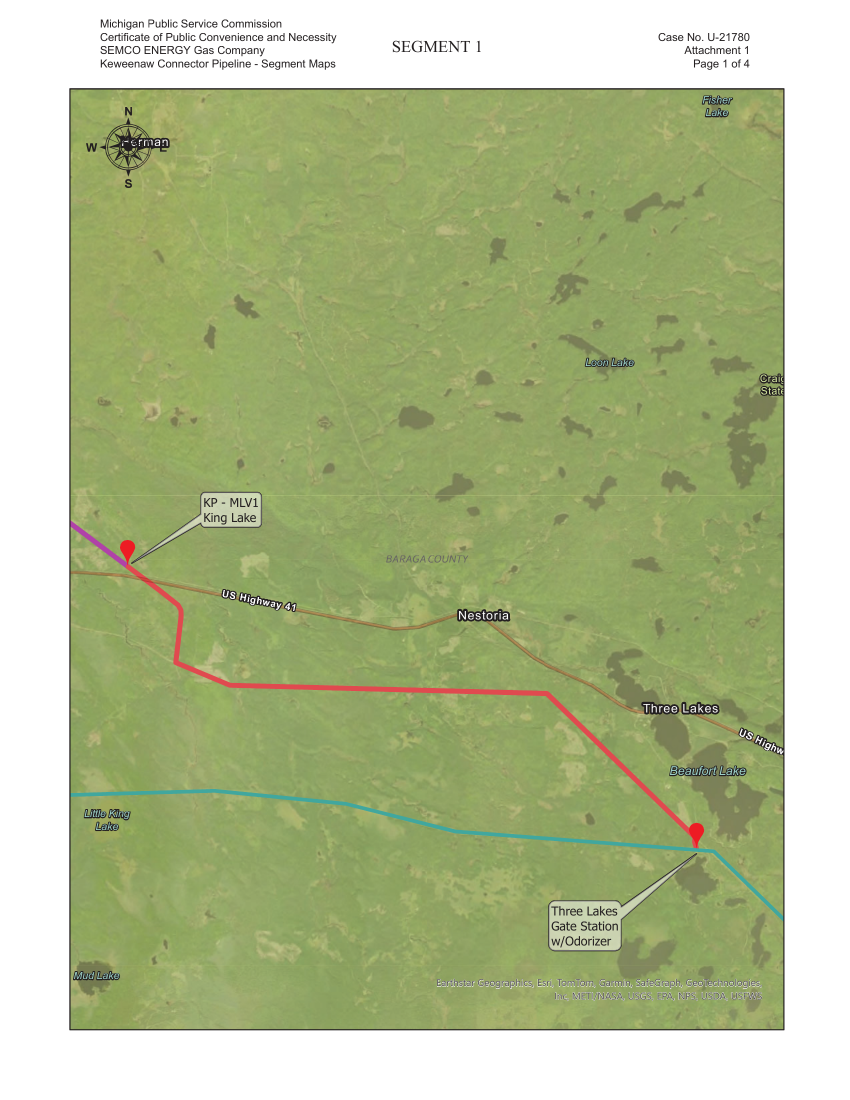
#> input picture batches/united-states-gas/staging/route-creation-newrows-20261020/traces/P8241/pg-17.png, 1700 x 2200 px (shown at 1/2 size); its folder holds 4 pictures in this run
$ python stitch_offsets.py
#> lines starting #> are read from the running program, lines starting #| are printed output that depends on the picture
"""Estimate translation between adjacent plat sheets (200 dpi renders) by matching satellite patches.
Masks out saturated pipeline/overlay colors, matches several patches in the overlap, reports the spread."""
import sys, numpy as np
from PIL import Image
from skimage.feature import match_template
from skimage.color import rgb2gray
def load(p):
#> called with p = 'pg-17.png'
    return np.asarray(Image.open(p).convert('RGB')).astype(float)/255
def gray(a): return rgb2gray(a)
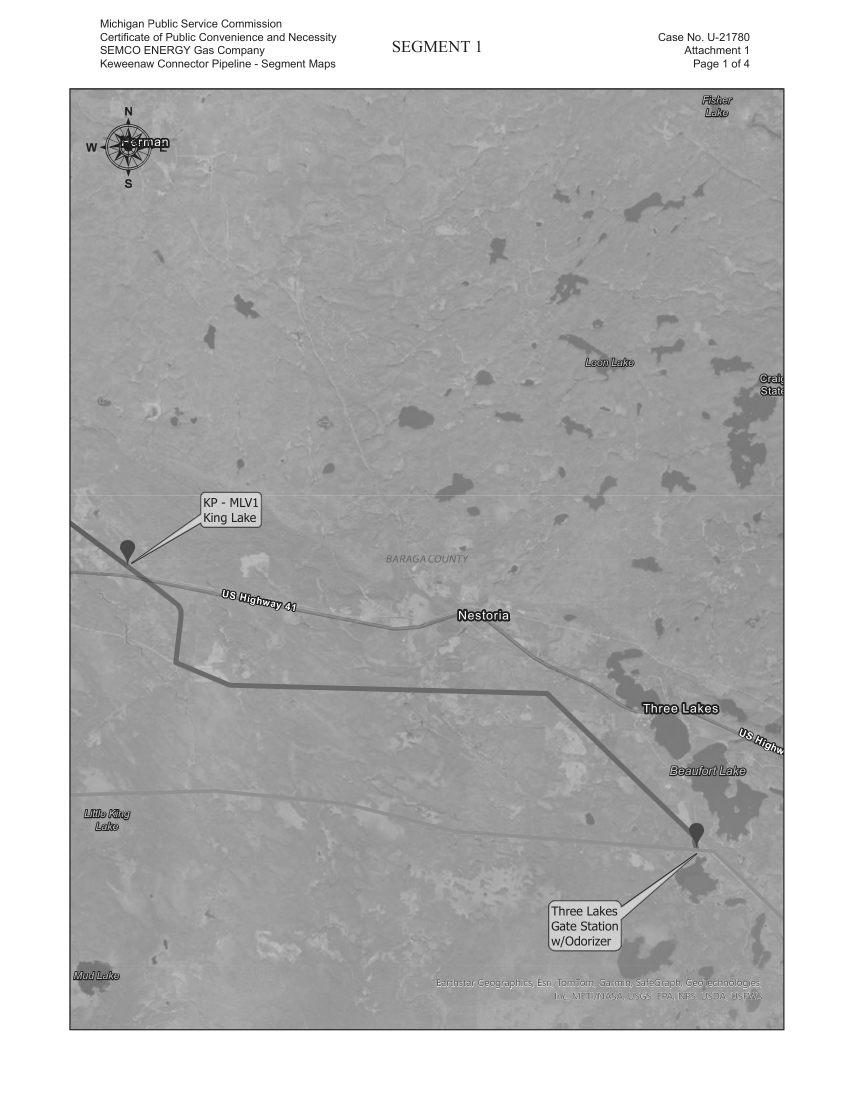
#> returned value: shape (2200, 1700) float64 (shown at 1/2 size); min 0.125, max 1, mean 0.714
# approximate offsets (page B coords = page A coords + d) from valve markers, in 200 dpi px
pairs={('17','18'):(957,173),('18','19'):(653,780),('19','20'):(187,1060)}
# frame interior at 200 dpi: x 140..1568, y 177..2060
res={}
for (a,b),d in pairs.items():
    A=gray(load(f'pg-{a}.png')); B=gray(load(f'pg-{b}.png'))
#> call 2 of load, with p = 'pg-18.png'
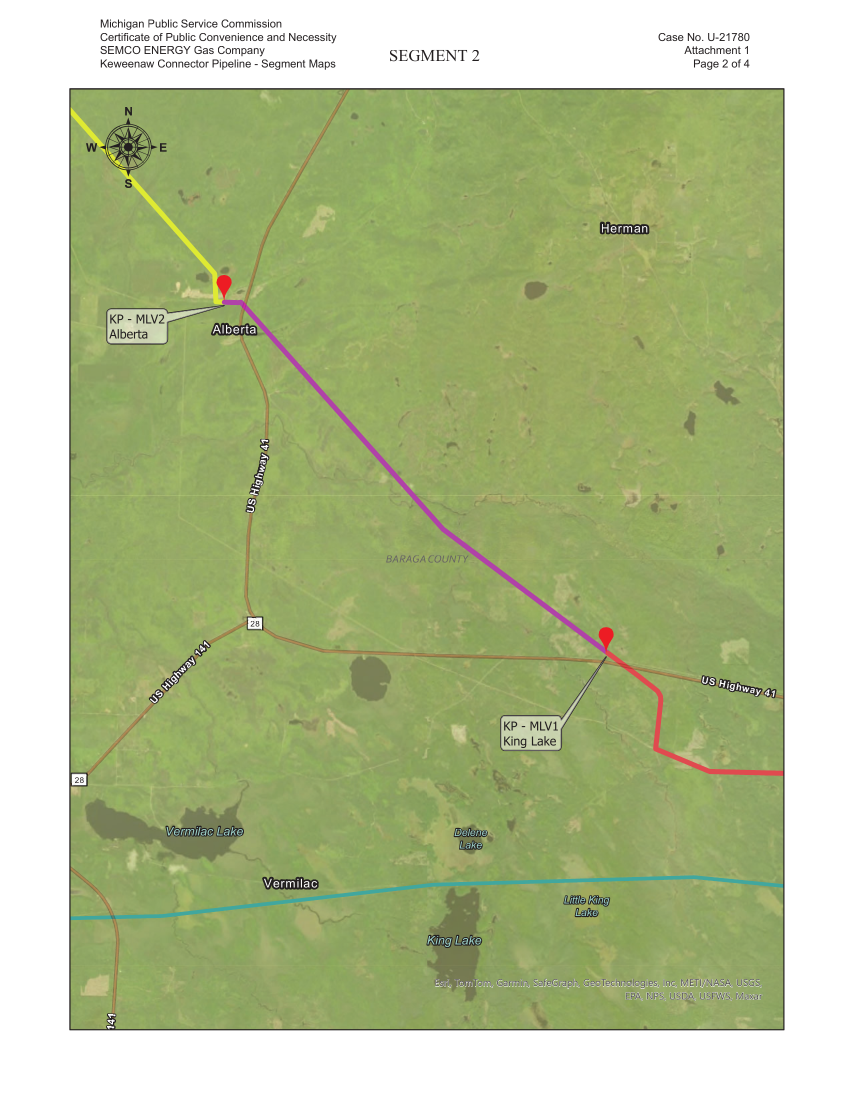
#> input picture batches/united-states-gas/staging/route-creation-newrows-20261020/traces/P8241/pg-18.png, 1700 x 2200 px (shown at 1/2 size)
#> in gray (call 2), `def gray(a): return rgb2gray(a)`:
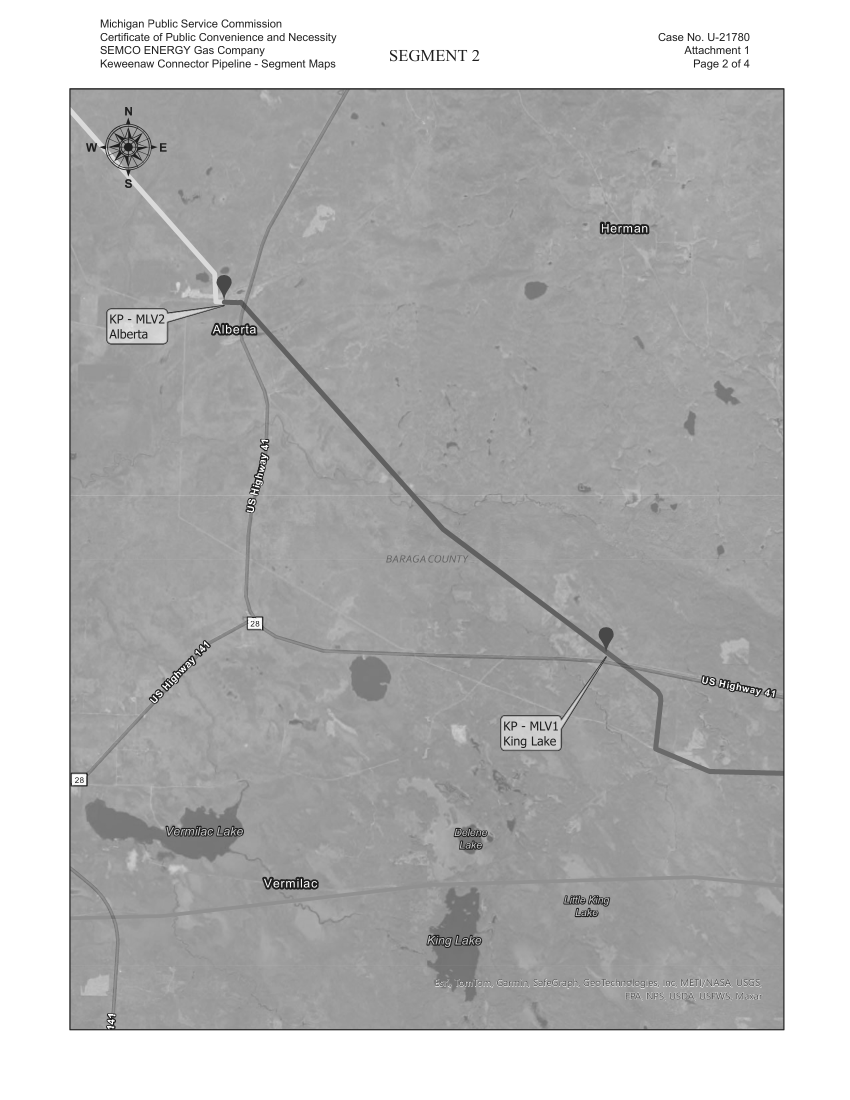
#> returned value: shape (2200, 1700) float64 (shown at 1/2 size); min 0.0496, max 1, mean 0.72
    out=[]
    for cx in range(250,1500,200):
        for cy in range(300,2000,250):
            ps=48
            x0,y0=cx-ps,cy-ps
            patch=A[y0:y0+2*ps,x0:x0+2*ps]
            if patch.std()<0.012: continue
            ex,ey=x0+d[0],y0+d[1]
            R=60
            xs,ys=max(ex-R,150),max(ey-R,185)
            reg=B[ys:min(ey+2*ps+R,2055),xs:min(ex+2*ps+R,1565)]
            if reg.shape[0]<2*ps or reg.shape[1]<2*ps: continue
            m=match_template(reg,patch)
            iy,ix=np.unravel_index(m.argmax(),m.shape)
            out.append((cx,cy,xs+ix-x0,ys+iy-y0,float(m.max())))
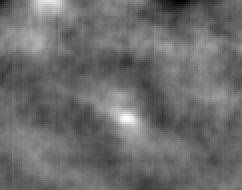
#> m: shape (95, 121) float64 (shown 2 times larger); min -0.114, max 0.161, mean 0.00337; drawn with min black and max white
#> after the loop, out = 14 items, first 6: (250, 300, 959, 173, 0.473), (250, 550, 960, 173, 0.907), (250, 800, 960, 173, 0.935), (250, 1050, 957, 174, 0.947), (250, 1300, 960, 173, 0.925), (250, 1550, 960, 173, 0.969)
    out=[o for o in out if o[4]>0.5]
#> out = 10 items, first 6: (250, 550, 960, 173, 0.907), (250, 800, 960, 173, 0.935), (250, 1050, 957, 174, 0.947), (250, 1300, 960, 173, 0.925), (250, 1550, 960, 173, 0.969), (450, 300, 960, 173, 0.948)
    arr=np.array(out)
#> arr = [[250, 550, 960, 173, 0.907], [250, 800, 960, 173, 0.935], [250, 1050, 957, 174, 0.947], [250, 1300, 960, 173, 0.925], [250, 1550, 960, 173, 0.969], [450, 300, 960, 173, 0.948], [450, 550, 960, 173, 0.948], [450, 800, 960, 172, 0.747], [450, 1300, 960, 173, 0.981], [450, 1550, 960, 173, 0.959]]
    print(a,b,len(out));
#| 17 18 10
    if len(out): print(arr[:,2:].round(2).tolist()); print('median',np.median(arr[:,2]),np.median(arr[:,3]))
#| [[960.0, 173.0, 0.91], [960.0, 173.0, 0.94], [957.0, 174.0, 0.95], [960.0, 173.0, 0.92], [960.0, 173.0, 0.97], [960.0, 173.0, 0.95], [960.0, 173.0, 0.95], [960.0, 172.0, 0.75], [960.0, 173.0, 0.98], [960.0, 173.0, 0.96]]
#| median 960.0 173.0
#> pass 2 of the loop `for (a,b),d in pairs.items():`:
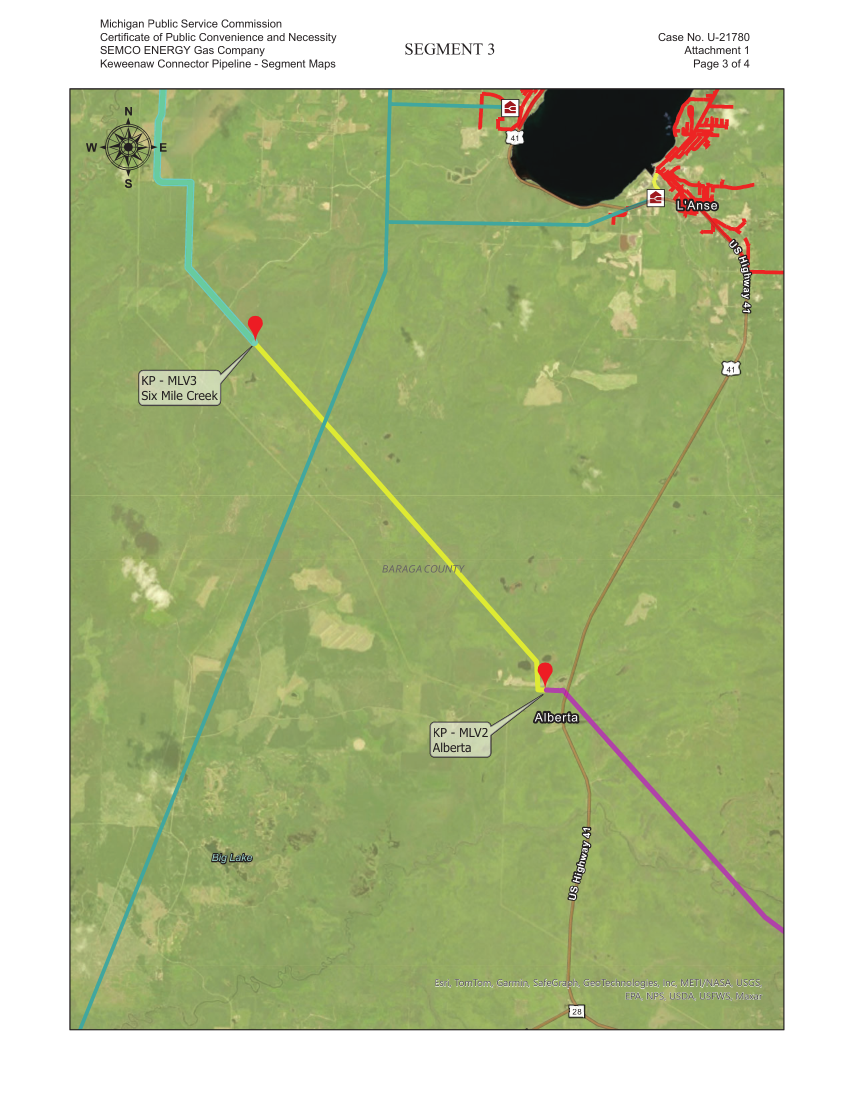
#> input picture batches/united-states-gas/staging/route-creation-newrows-20261020/traces/P8241/pg-19.png, 1700 x 2200 px (shown at 1/2 size)
#> in gray (call 4), `def gray(a): return rgb2gray(a)`:
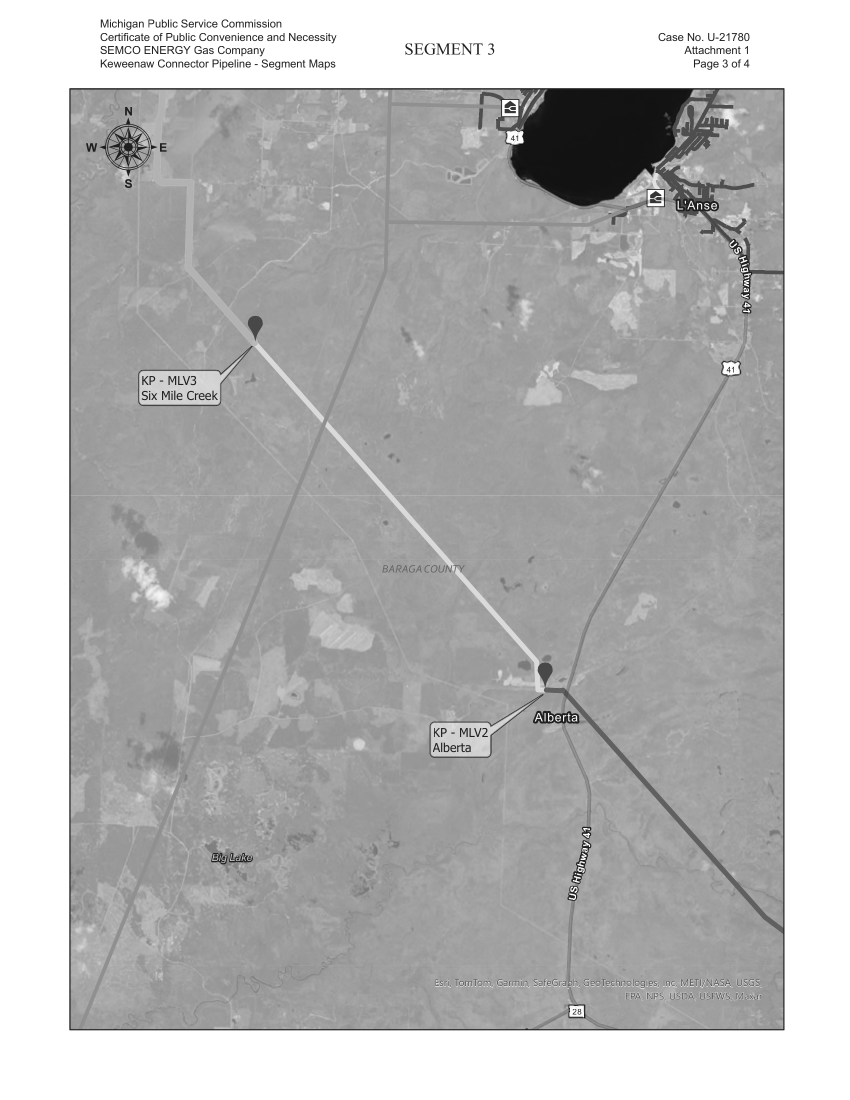
#> returned value: shape (2200, 1700) float64 (shown at 1/2 size); min 0.0347, max 1, mean 0.718
#> after the loop `for cx in range(250,1500,200):`:
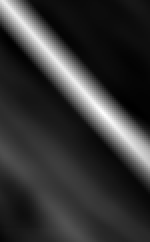
#> m: shape (121, 75) float64 (shown 2 times larger); min -0.155, max 0.993, mean 0.0842; drawn with min black and max white
#> after the loop `for cx in range(250,1500,200):`: out = 16 items, first 6: (250, 300, 647, 779, 0.215), (250, 550, 644, 776, 0.946), (250, 800, 644, 776, 0.947), (250, 1050, 644, 776, 0.897), (450, 300, 644, 777, 0.921), (450, 550, 642, 775, 0.964)
#> `out=[o for o in out if o[4]>0.5]`: out = 15 items, first 6: (250, 550, 644, 776, 0.946), (250, 800, 644, 776, 0.947), (250, 1050, 644, 776, 0.897), (450, 300, 644, 777, 0.921), (450, 550, 642, 775, 0.964), (450, 800, 644, 776, 0.936)
#> arr = 15 rows, first 6: [250, 550, 644, 776, 0.946], [250, 800, 644, 776, 0.947], [250, 1050, 644, 776, 0.897], [450, 300, 644, 777, 0.921], [450, 550, 642, 775, 0.964], [450, 800, 644, 776, 0.936]
#| 18 19 15
#> (printed output is left out)
#> pass 3 of the loop `for (a,b),d in pairs.items():`:
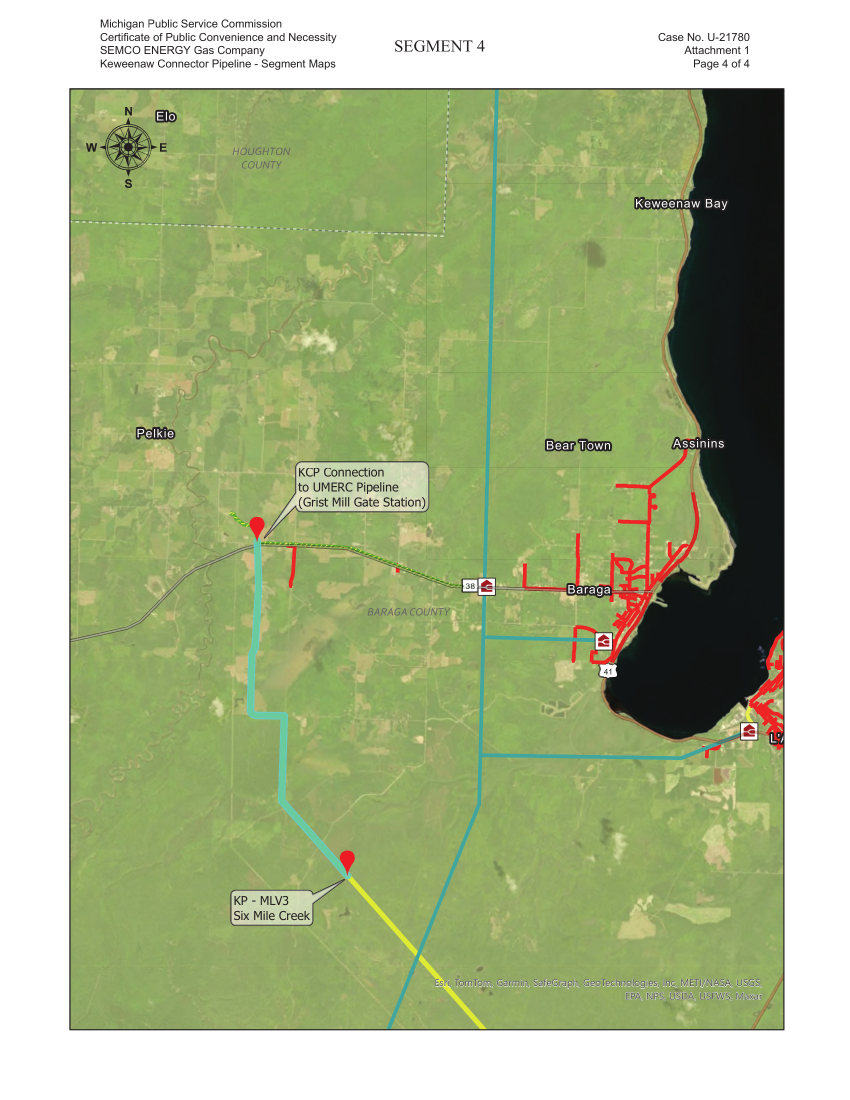
#> input picture batches/united-states-gas/staging/route-creation-newrows-20261020/traces/P8241/pg-20.png, 1700 x 2200 px (shown at 1/2 size)
#> in gray (call 6), `def gray(a): return rgb2gray(a)`:
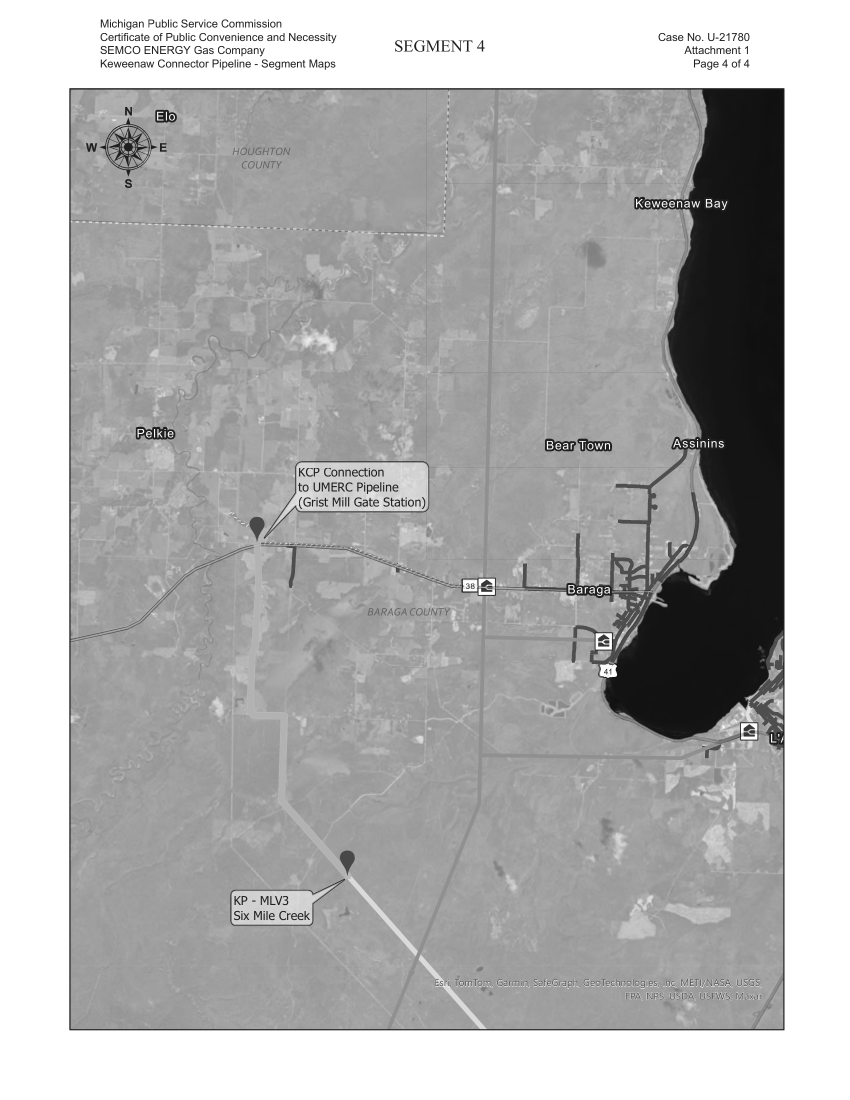
#> returned value: shape (2200, 1700) float64 (shown at 1/2 size); min 0.0445, max 1, mean 0.693
#> after the loop `for cx in range(250,1500,200):`:
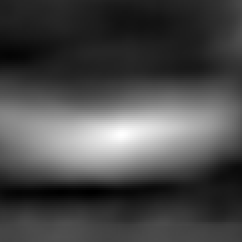
#> m: shape (121, 121) float64 (shown 2 times larger); min -0.358, max 0.992, mean 0.0326; drawn with min black and max white
#> after the loop `for cx in range(250,1500,200):`: out = 18 items, first 6: (250, 300, 167, 1054, 0.2), (250, 550, 188, 1067, 0.95), (250, 800, 184, 1040, 0.9), (450, 300, 188, 1067, 0.977), (450, 550, 187, 1067, 0.974), (450, 800, 184, 1040, 0.863)
#> `out=[o for o in out if o[4]>0.5]`: out = 17 items, first 6: (250, 550, 188, 1067, 0.95), (250, 800, 184, 1040, 0.9), (450, 300, 188, 1067, 0.977), (450, 550, 187, 1067, 0.974), (450, 800, 184, 1040, 0.863), (650, 300, 187, 1067, 0.935)
#> arr = 17 rows, first 6: [250, 550, 188, 1067, 0.95], [250, 800, 184, 1040, 0.9], [450, 300, 188, 1067, 0.977], [450, 550, 187, 1067, 0.974], [450, 800, 184, 1040, 0.863], [650, 300, 187, 1067, 0.935]
#| 19 20 17
#> (printed output is left out)
